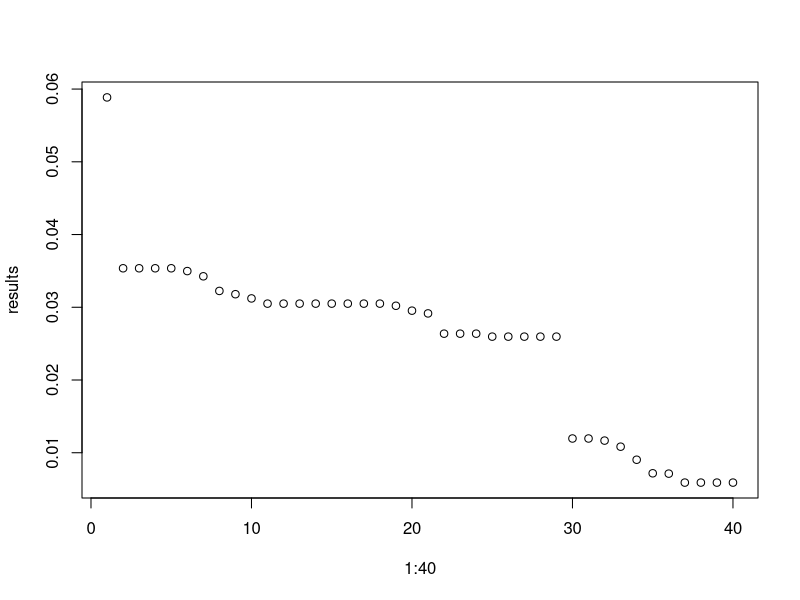

Source code (R):
## ---- chunk 1
library(magrittr)

network <- read.csv("MC1_matrix.csv")
network <- network[,-1]


for (i in 1:40) {
  for (j in i:40) {
    network[[i]][[j]] <- network[[j]][[i]]
  }
}


network.matrix <- as.matrix(network)





#not used in the rest of the code
network.squared <- network.matrix%*%network.matrix
node.degrees <- diag(network.squared)
stochastic <- network
for (i in 1:40) {
  stochastic[[i]] <- network[[i]]/node.degrees[[i]]
}
eigenpairs <- eigen(stochastic,TRUE)
#View(rankResults)
## ---- chunk 2
library(igraph)

g <- graph_from_adjacency_matrix(network.matrix,"undirected",diag = FALSE)

page_rank(g)
results <- sort(page_rank(g)[[1]]) %>% rev()
plot(1:40,results)
